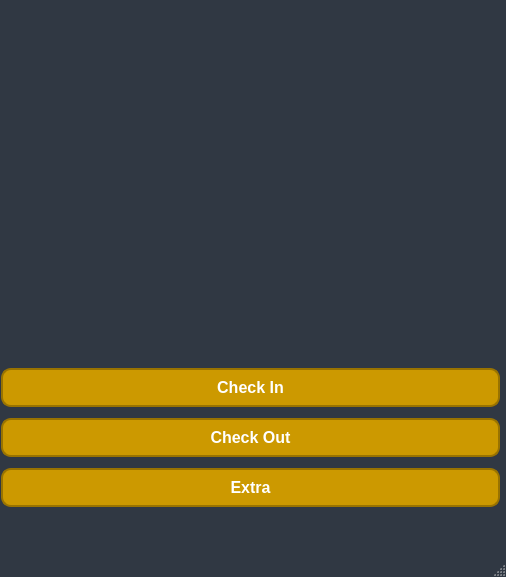
<?xml version="1.0" encoding="UTF-8"?>
<ui version="4.0">
 <class>MainWindow</class>
 <widget class="QMainWindow" name="MainWindow">
  <property name="geometry">
   <rect>
    <x>0</x>
    <y>0</y>
    <width>506</width>
    <height>577</height>
   </rect>
  </property>
  <property name="windowTitle">
   <string>MainWindow</string>
  </property>
  <property name="styleSheet">
   <string notr="true">QMainWindow {
    background-color: rgba(48, 56, 67, 255); /* Arka plan rengi */
}</string>
  </property>
  <widget class="QWidget" name="centralwidget">
   <widget class="QFrame" name="frame">
    <property name="geometry">
     <rect>
      <x>-10</x>
      <y>352</y>
      <width>521</width>
      <height>171</height>
     </rect>
    </property>
    <property name="styleSheet">
     <string notr="true">QFrame {
    background-color: rgb(48, 56, 67, 255); /* Arka plan rengi */
    border: 2px solid rgb(48, 56, 67, 255); /* Çerçeve rengi */
    border-radius: 10px; /* Köşe yuvarlatma */
}</string>
    </property>
    <property name="frameShape">
     <enum>QFrame::Shape::StyledPanel</enum>
    </property>
    <property name="frameShadow">
     <enum>QFrame::Shadow::Raised</enum>
    </property>
    <layout class="QVBoxLayout" name="verticalLayout">
     <item>
      <widget class="QPushButton" name="pushButton_CheckIn">
       <property name="font">
        <font>
         <pointsize>-1</pointsize>
         <bold>true</bold>
        </font>
       </property>
       <property name="styleSheet">
        <string notr="true">QPushButton {
    background-color: rgb(204, 153, 0); /* Koyu sarı arka plan */
    color: white; /* Yazı rengi */
    border: 2px solid rgb(153, 115, 0); /* Çerçeve rengi */
    border-radius: 10px; /* Köşe yuvarlatma */
    font-size: 16px;
    padding: 8px 16px;
}

QPushButton:hover {
    background-color: rgb(230, 179, 0); /* Hover sırasında biraz daha açık koyu sarı */
    border: 2px solid rgb(179, 128, 0); /* Hover sırasında çerçeve rengi */
}

QPushButton:pressed {
    background-color: rgb(179, 128, 0); /* Basılı tutarken daha koyu bir sarı */
    border: 2px solid rgb(153, 102, 0); /* Basılı tutarken çerçeve rengi */
}
</string>
       </property>
       <property name="text">
        <string>Check In</string>
       </property>
      </widget>
     </item>
     <item>
      <widget class="QPushButton" name="pushButton_CheckOut">
       <property name="font">
        <font>
         <pointsize>-1</pointsize>
         <bold>true</bold>
        </font>
       </property>
       <property name="styleSheet">
        <string notr="true">QPushButton {
    background-color: rgb(204, 153, 0); /* Koyu sarı arka plan */
    color: white; /* Yazı rengi */
    border: 2px solid rgb(153, 115, 0); /* Çerçeve rengi */
    border-radius: 10px; /* Köşe yuvarlatma */
    font-size: 16px;
    padding: 8px 16px;
}

QPushButton:hover {
    background-color: rgb(230, 179, 0); /* Hover sırasında biraz daha açık koyu sarı */
    border: 2px solid rgb(179, 128, 0); /* Hover sırasında çerçeve rengi */
}

QPushButton:pressed {
    background-color: rgb(179, 128, 0); /* Basılı tutarken daha koyu bir sarı */
    border: 2px solid rgb(153, 102, 0); /* Basılı tutarken çerçeve rengi */
}
</string>
       </property>
       <property name="text">
        <string>Check Out</string>
       </property>
      </widget>
     </item>
     <item>
      <widget class="QPushButton" name="pushButton_Extra">
       <property name="font">
        <font>
         <pointsize>-1</pointsize>
         <bold>true</bold>
        </font>
       </property>
       <property name="styleSheet">
        <string notr="true">QPushButton {
    background-color: rgb(204, 153, 0); /* Koyu sarı arka plan */
    color: white; /* Yazı rengi */
    border: 2px solid rgb(153, 115, 0); /* Çerçeve rengi */
    border-radius: 10px; /* Köşe yuvarlatma */
    font-size: 16px;
    padding: 8px 16px;
}

QPushButton:hover {
    background-color: rgb(230, 179, 0); /* Hover sırasında biraz daha açık koyu sarı */
    border: 2px solid rgb(179, 128, 0); /* Hover sırasında çerçeve rengi */
}

QPushButton:pressed {
    background-color: rgb(179, 128, 0); /* Basılı tutarken daha koyu bir sarı */
    border: 2px solid rgb(153, 102, 0); /* Basılı tutarken çerçeve rengi */
}
</string>
       </property>
       <property name="text">
        <string>Extra</string>
       </property>
      </widget>
     </item>
    </layout>
   </widget>
   <widget class="QLabel" name="label">
    <property name="geometry">
     <rect>
      <x>10</x>
      <y>0</y>
      <width>491</width>
      <height>341</height>
     </rect>
    </property>
    <property name="text">
     <string/>
    </property>
    <property name="pixmap">
     <pixmap resource="resource.qrc">:/images/2.jpg</pixmap>
    </property>
    <property name="scaledContents">
     <bool>true</bool>
    </property>
   </widget>
  </widget>
  <widget class="QMenuBar" name="menubar">
   <property name="geometry">
    <rect>
     <x>0</x>
     <y>0</y>
     <width>506</width>
     <height>25</height>
    </rect>
   </property>
  </widget>
  <widget class="QStatusBar" name="statusbar"/>
 </widget>
 <resources>
  <include location="resource.qrc"/>
 </resources>
 <connections/>
</ui>
